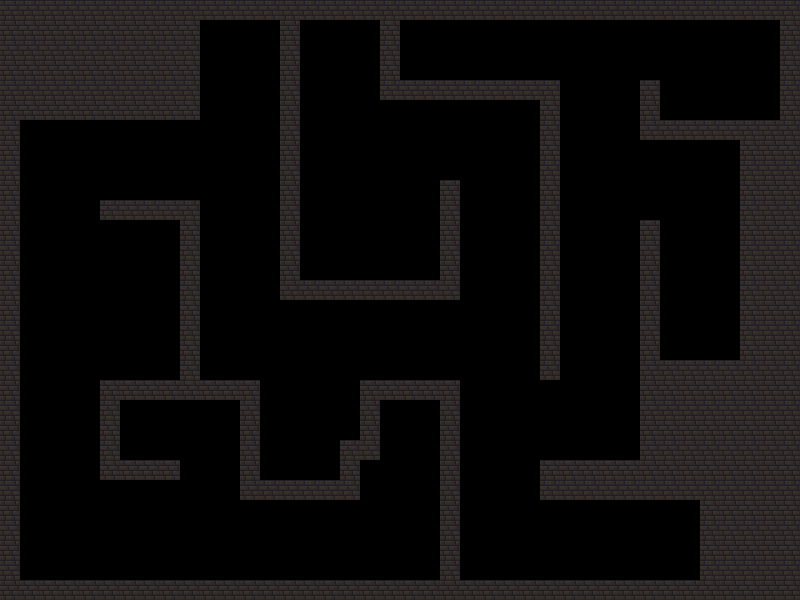

Tiled map render using the project's own tile images. Description and the whole map definition, tile-layer contents included, below:
An orthogonal 40x30 tile map with 20x20 px tiles, 1 tile layer (Tile Layer 1).

<map version="1.10" tiledversion="1.10.2" orientation="orthogonal" renderorder="right-down" width="40" height="30" tilewidth="20" tileheight="20" infinite="0" nextlayerid="4" nextobjectid="1">
 <editorsettings>
  <export target="room1 walls.csv" format="csv" />
 </editorsettings>
 <tileset firstgid="1" source="dark brick.tsx" />
 <layer id="3" name="Tile Layer 1" width="40" height="30">
  <data encoding="csv">
1,1,1,1,1,1,1,1,1,1,1,1,1,1,1,1,1,1,1,1,1,1,1,1,1,1,1,1,1,1,1,1,1,1,1,1,1,1,1,1,
1,1,1,1,1,1,1,1,1,1,0,0,0,0,1,0,0,0,0,1,0,0,0,0,0,0,0,0,0,0,0,0,0,0,0,0,0,0,0,1,
1,1,1,1,1,1,1,1,1,1,0,0,0,0,1,0,0,0,0,1,0,0,0,0,0,0,0,0,0,0,0,0,0,0,0,0,0,0,0,1,
1,1,1,1,1,1,1,1,1,1,0,0,0,0,1,0,0,0,0,1,0,0,0,0,0,0,0,0,0,0,0,0,0,0,0,0,0,0,0,1,
1,1,1,1,1,1,1,1,1,1,0,0,0,0,1,0,0,0,0,1,1,1,1,1,1,1,1,1,0,0,0,0,1,0,0,0,0,0,0,1,
1,1,1,1,1,1,1,1,1,1,0,0,0,0,1,0,0,0,0,0,0,0,0,0,0,0,0,1,0,0,0,0,1,0,0,0,0,0,0,1,
1,0,0,0,0,0,0,0,0,0,0,0,0,0,1,0,0,0,0,0,0,0,0,0,0,0,0,1,0,0,0,0,1,1,1,1,1,1,1,1,
1,0,0,0,0,0,0,0,0,0,0,0,0,0,1,0,0,0,0,0,0,0,0,0,0,0,0,1,0,0,0,0,0,0,0,0,0,1,1,1,
1,0,0,0,0,0,0,0,0,0,0,0,0,0,1,0,0,0,0,0,0,0,0,0,0,0,0,1,0,0,0,0,0,0,0,0,0,1,1,1,
1,0,0,0,0,0,0,0,0,0,0,0,0,0,1,0,0,0,0,0,0,0,1,0,0,0,0,1,0,0,0,0,0,0,0,0,0,1,1,1,
1,0,0,0,0,1,1,1,1,1,0,0,0,0,1,0,0,0,0,0,0,0,1,0,0,0,0,1,0,0,0,0,0,0,0,0,0,1,1,1,
1,0,0,0,0,0,0,0,0,1,0,0,0,0,1,0,0,0,0,0,0,0,1,0,0,0,0,1,0,0,0,0,1,0,0,0,0,1,1,1,
1,0,0,0,0,0,0,0,0,1,0,0,0,0,1,0,0,0,0,0,0,0,1,0,0,0,0,1,0,0,0,0,1,0,0,0,0,1,1,1,
1,0,0,0,0,0,0,0,0,1,0,0,0,0,1,0,0,0,0,0,0,0,1,0,0,0,0,1,0,0,0,0,1,0,0,0,0,1,1,1,
1,0,0,0,0,0,0,0,0,1,0,0,0,0,1,1,1,1,1,1,1,1,1,0,0,0,0,1,0,0,0,0,1,0,0,0,0,1,1,1,
1,0,0,0,0,0,0,0,0,1,0,0,0,0,0,0,0,0,0,0,0,0,0,0,0,0,0,1,0,0,0,0,1,0,0,0,0,1,1,1,
1,0,0,0,0,0,0,0,0,1,0,0,0,0,0,0,0,0,0,0,0,0,0,0,0,0,0,1,0,0,0,0,1,0,0,0,0,1,1,1,
1,0,0,0,0,0,0,0,0,1,0,0,0,0,0,0,0,0,0,0,0,0,0,0,0,0,0,1,0,0,0,0,1,0,0,0,0,1,1,1,
1,0,0,0,0,0,0,0,0,1,0,0,0,0,0,0,0,0,0,0,0,0,0,0,0,0,0,1,0,0,0,0,1,1,1,1,1,1,1,1,
1,0,0,0,0,1,1,1,1,1,1,1,1,0,0,0,0,0,1,1,1,1,1,0,0,0,0,0,0,0,0,0,1,1,1,1,1,1,1,1,
1,0,0,0,0,1,0,0,0,0,0,0,1,0,0,0,0,0,1,0,0,0,1,0,0,0,0,0,0,0,0,0,1,1,1,1,1,1,1,1,
1,0,0,0,0,1,0,0,0,0,0,0,1,0,0,0,0,0,1,0,0,0,1,0,0,0,0,0,0,0,0,0,1,1,1,1,1,1,1,1,
1,0,0,0,0,1,0,0,0,0,0,0,1,0,0,0,0,1,1,0,0,0,1,0,0,0,0,0,0,0,0,0,1,1,1,1,1,1,1,1,
1,0,0,0,0,1,1,1,1,0,0,0,1,0,0,0,0,1,0,0,0,0,1,0,0,0,0,1,1,1,1,1,1,1,1,1,1,1,1,1,
1,0,0,0,0,0,0,0,0,0,0,0,1,1,1,1,1,1,0,0,0,0,1,0,0,0,0,1,1,1,1,1,1,1,1,1,1,1,1,1,
1,0,0,0,0,0,0,0,0,0,0,0,0,0,0,0,0,0,0,0,0,0,1,0,0,0,0,0,0,0,0,0,0,0,0,1,1,1,1,1,
1,0,0,0,0,0,0,0,0,0,0,0,0,0,0,0,0,0,0,0,0,0,1,0,0,0,0,0,0,0,0,0,0,0,0,1,1,1,1,1,
1,0,0,0,0,0,0,0,0,0,0,0,0,0,0,0,0,0,0,0,0,0,1,0,0,0,0,0,0,0,0,0,0,0,0,1,1,1,1,1,
1,0,0,0,0,0,0,0,0,0,0,0,0,0,0,0,0,0,0,0,0,0,1,0,0,0,0,0,0,0,0,0,0,0,0,1,1,1,1,1,
1,1,1,1,1,1,1,1,1,1,1,1,1,1,1,1,1,1,1,1,1,1,1,1,1,1,1,1,1,1,1,1,1,1,1,1,1,1,1,1
</data>
 </layer>
</map>